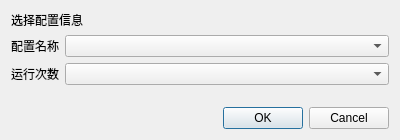
<?xml version="1.0" encoding="UTF-8"?>
<ui version="4.0">
 <class>RunSelectionDialog</class>
 <widget class="QDialog" name="RunSelectionDialog">
  <property name="windowModality">
   <enum>Qt::NonModal</enum>
  </property>
  <property name="geometry">
   <rect>
    <x>0</x>
    <y>0</y>
    <width>400</width>
    <height>140</height>
   </rect>
  </property>
  <property name="sizePolicy">
   <sizepolicy hsizetype="Minimum" vsizetype="Minimum">
    <horstretch>0</horstretch>
    <verstretch>0</verstretch>
   </sizepolicy>
  </property>
  <property name="windowTitle">
   <string>选择Ini文件中的配置</string>
  </property>
  <property name="modal">
   <bool>false</bool>
  </property>
  <layout class="QVBoxLayout" name="verticalLayout_2">
   <item>
    <layout class="QVBoxLayout" name="verticalLayout">
     <item>
      <widget class="QLabel" name="label">
       <property name="text">
        <string>选择配置信息</string>
       </property>
      </widget>
     </item>
     <item>
      <layout class="QGridLayout" name="gridLayout" columnstretch="0,1">
       <item row="0" column="0">
        <widget class="QLabel" name="label_2">
         <property name="text">
          <string>配置名称</string>
         </property>
         <property name="buddy">
          <cstring>configName</cstring>
         </property>
        </widget>
       </item>
       <item row="0" column="1">
        <widget class="QComboBox" name="configName">
         <property name="sizePolicy">
          <sizepolicy hsizetype="MinimumExpanding" vsizetype="Preferred">
           <horstretch>0</horstretch>
           <verstretch>0</verstretch>
          </sizepolicy>
         </property>
         <property name="sizeAdjustPolicy">
          <enum>QComboBox::AdjustToContents</enum>
         </property>
        </widget>
       </item>
       <item row="1" column="0">
        <widget class="QLabel" name="label_3">
         <property name="text">
          <string>运行次数</string>
         </property>
        </widget>
       </item>
       <item row="1" column="1">
        <widget class="QComboBox" name="runNumber">
         <property name="sizePolicy">
          <sizepolicy hsizetype="Preferred" vsizetype="Preferred">
           <horstretch>0</horstretch>
           <verstretch>0</verstretch>
          </sizepolicy>
         </property>
         <property name="sizeAdjustPolicy">
          <enum>QComboBox::AdjustToContents</enum>
         </property>
        </widget>
       </item>
      </layout>
     </item>
    </layout>
   </item>
   <item>
    <spacer name="verticalSpacer">
     <property name="orientation">
      <enum>Qt::Vertical</enum>
     </property>
     <property name="sizeHint" stdset="0">
      <size>
       <width>1</width>
       <height>1</height>
      </size>
     </property>
    </spacer>
   </item>
   <item>
    <widget class="QDialogButtonBox" name="buttonBox">
     <property name="sizePolicy">
      <sizepolicy hsizetype="Expanding" vsizetype="Preferred">
       <horstretch>0</horstretch>
       <verstretch>0</verstretch>
      </sizepolicy>
     </property>
     <property name="orientation">
      <enum>Qt::Horizontal</enum>
     </property>
     <property name="standardButtons">
      <set>QDialogButtonBox::Cancel|QDialogButtonBox::Ok</set>
     </property>
     <property name="centerButtons">
      <bool>false</bool>
     </property>
    </widget>
   </item>
  </layout>
 </widget>
 <tabstops>
  <tabstop>configName</tabstop>
  <tabstop>runNumber</tabstop>
  <tabstop>buttonBox</tabstop>
 </tabstops>
 <resources/>
 <connections>
  <connection>
   <sender>buttonBox</sender>
   <signal>clicked(QAbstractButton*)</signal>
   <receiver>RunSelectionDialog</receiver>
   <slot>accept()</slot>
   <hints>
    <hint type="sourcelabel">
     <x>415</x>
     <y>295</y>
    </hint>
    <hint type="destinationlabel">
     <x>373</x>
     <y>196</y>
    </hint>
   </hints>
  </connection>
  <connection>
   <sender>buttonBox</sender>
   <signal>rejected()</signal>
   <receiver>RunSelectionDialog</receiver>
   <slot>reject()</slot>
   <hints>
    <hint type="sourcelabel">
     <x>316</x>
     <y>308</y>
    </hint>
    <hint type="destinationlabel">
     <x>288</x>
     <y>254</y>
    </hint>
   </hints>
  </connection>
 </connections>
</ui>
